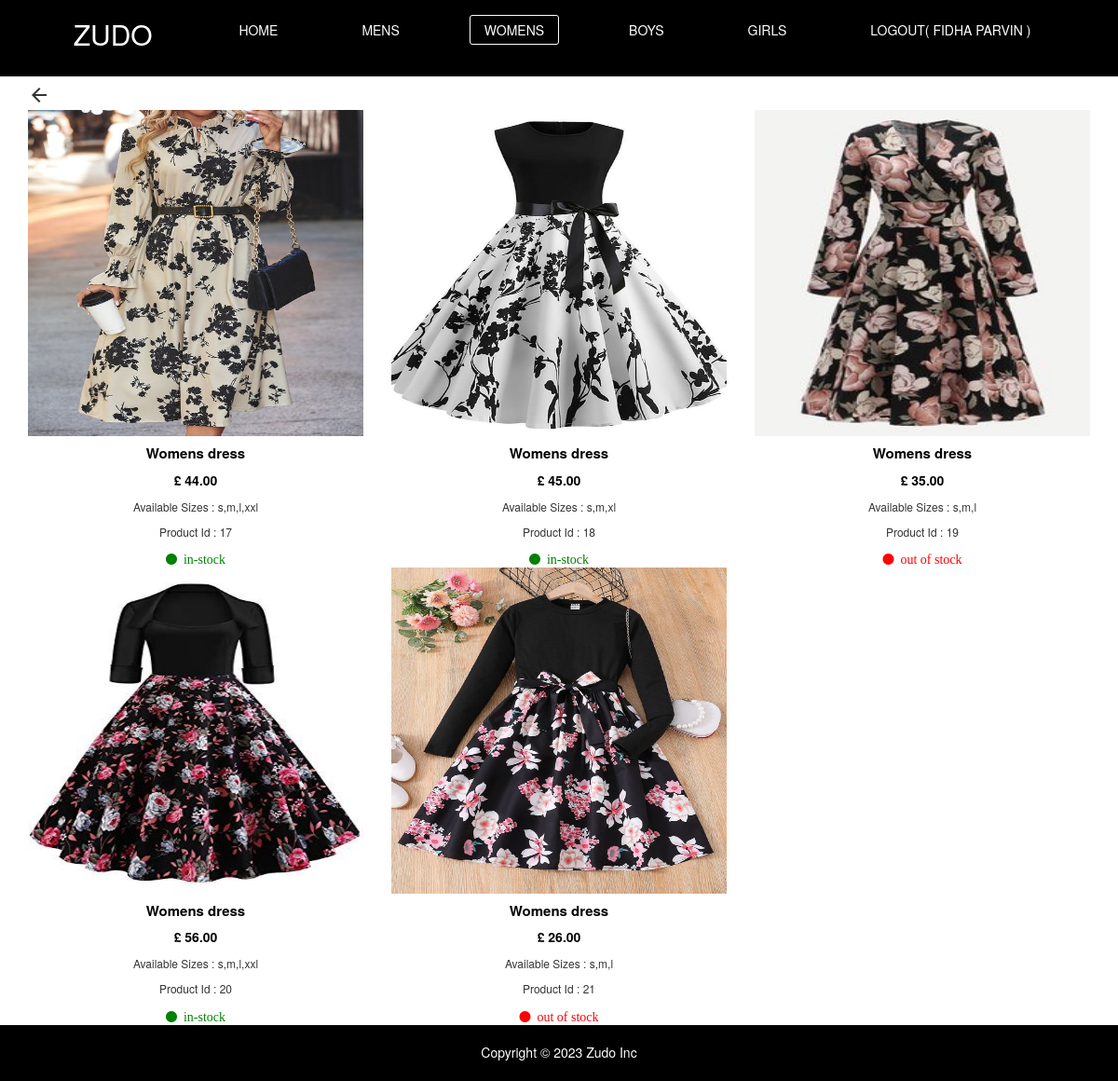
Screenshot of /womensloggedin.php (signed in) with the database file from the repository.
### tables this page shows
CREATE TABLE `product` (
  `product id` int(11) NOT NULL,
  `product name` varchar(50) NOT NULL,
  `category` varchar(20) NOT NULL,
  `price` double(12,2) NOT NULL,
  `available size` varchar(30) NOT NULL,
  `product image` varchar(100) NOT NULL,
  `status` varchar(15) NOT NULL,
  `userno` int(11) NOT NULL
);

### womensloggedin.php (the view, shortened to what this page needs)
<!DOCTYPE html>
<html lang="en">
<head>
    <link rel="stylesheet" href="https://maxcdn.bootstrapcdn.com/bootstrap/3.4.1/css/bootstrap.min.css">
    <link rel="stylesheet" href="https://cdnjs.cloudflare.com/ajax/libs/font-awesome/4.7.0/css/font-awesome.min.css">
    <link rel="stylesheet" href="style.css">
</head>
<body>
    <?php
    include 'userheader.php';
    ?>
    <div class="container" style="margin-top: 90px;">
      <div class="row">
        <div class="col-md-12">
        <i class="material-icons" onclick="history.back()">arrow_back</i>
        </div>
      </div>
    </div>
    <?php
    $conn = mysqli_connect("vesta.uclan.ac.uk", "FPRifas-ali", "NLX7ytZS");
    mysqli_select_db($conn, 'FPRifas-ali');
    $q = "SELECT * FROM product WHERE category = 'womens';";
    $rs = mysqli_query($conn, $q); ?>
    <div class="container">
        <div class="row">
            <?php
            while ($row = mysqli_fetch_array($rs)) { ?>
                <div class="col-md-4">
                    <div class="card" style="width: auto;height: auto;">
                        <img src="images/<?php print($row['category']) ?>/<?php print($row['product image']) ?>"
                            class="card-img-top" alt="..." style="width: 100%;height: 350px;">
                        <div class="card-body">
                            <h5 class="card-title text-center" style="font-weight: bold;font-size: 1.5rem;color: black;">
                                <?php print($row['product name']) ?>
                            </h5>
                            <p class="card-text text-center" style="color: black;font-weight: bold;">£
                                <?php print($row['price']) ?>
                            </p>
                            <p class="text-center" style="font-size: 1.2rem;">Available Sizes :
                                <?php print($row['available size']) ?>
                            </p>
                            <p class="text-center" style="font-size: 1.2rem;">Product Id :
                                <?php print($row['product id']) ?>
                            </p>
                            <div class="rating text-center" style="color: red;">
                                <i class="fa fa-circle" style="color: <?php if ($row['status'] == "in-stock") {
                                    print("green");
                                } else {
                                    print("red");
                                } ?>;">&nbsp;
                                    <?php print($row['status']) ?>
                                </i>
                            </div>
                        </div>
                    </div>
                </div>
                <?php
            }
            ?>
        </div>
    </div>
    <footer>
        <div class="footer">
    <p>Copyright © 2023 Zudo Inc</p>
        </div>
      </footer>
</body>
</html>

### style.css (style rules this page uses)
* { padding: 0; margin: 0; box-sizing: border-box; }
.footer { width: 100%; height: 60px; background-color: black; padding: 1px; bottom: 0; }
.footer p { color: white; text-align: center; margin-top: 18px; }
::placeholder { padding-left: 2%; color: white; }
.material-icons { cursor: pointer; }

### rows the page displays
product: category+product image (picture), product name "Womens dress", price "44.00", available size "s,m,l,xxl", product id "17", status "in-stock"
product: category+product image (picture), product name "Womens dress", price "45.00", available size "s,m,xl", product id "18", status "in-stock"
product: category+product image (picture), product name "Womens dress", price "35.00", available size "s,m,l", product id "19", status "out of stock"
product: category+product image (picture), product name "Womens dress", price "56.00", available size "s,m,l,xxl", product id "20", status "in-stock"
product: category+product image (picture), product name "Womens dress", price "26.00", available size "s,m,l", product id "21", status "out of stock"

### other values shown
$_SESSION["susername"] "FIDHA PARVIN"
